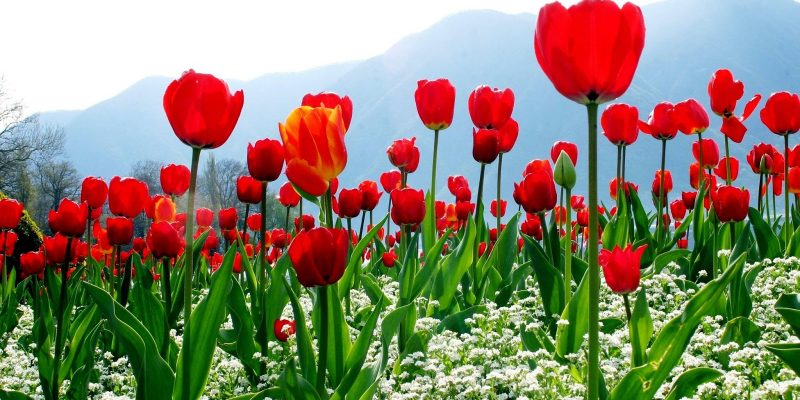
#> input picture image/bunga.jpg, 800 x 400 px
$ python 15_splitting_merging_channel.py
#> lines starting #> are read from the running program, lines starting #| are printed output that depends on the picture
"""
==========================================================================
PERCOBAAN 15: SPLITTING DAN MERGING CHANNEL WARNA
==========================================================================
Program ini mempelajari cara memisahkan dan menggabungkan kembali
channel warna pada gambar. Berguna untuk pemrosesan per-channel.

Fungsi utama:
- cv2.split(img) → Memisahkan gambar menjadi channel-channel individual
- cv2.merge([ch1, ch2, ch3]) → Menggabungkan channel kembali
- img[:,:,i] → Akses channel ke-i menggunakan indexing NumPy
==========================================================================
"""

import cv2
import numpy as np
import os
import matplotlib.pyplot as plt

SCRIPT_DIR = os.path.dirname(os.path.abspath(__file__))
IMAGE_DIR = os.path.join(SCRIPT_DIR, "image")
OUTPUT_DIR = os.path.join(SCRIPT_DIR, "output")
os.makedirs(OUTPUT_DIR, exist_ok=True)

print("=" * 60)
print("PERCOBAAN 15: SPLITTING DAN MERGING CHANNEL WARNA")
print("=" * 60)

# Membaca gambar berwarna
img = cv2.imread(os.path.join(IMAGE_DIR, "bunga.jpg"))
#> img is the input picture: shape (400, 800, 3); mean B, G, R 108.8, 130, 139.5
if img is None:
    img = cv2.imread(os.path.join(IMAGE_DIR, "bunga.jpg"))
if img is None:
    print("[ERROR] Jalankan download_image.py!")
    exit()

img = cv2.resize(img, (300, 300))
#> img: shape (300, 300, 3)
print(f"[INFO] Gambar: {img.shape}")
#| [INFO] Gambar: (300, 300, 3)

# ============================================================
# 1. Split channel BGR menggunakan cv2.split()
# ============================================================
print("\n--- 1. Split Channel BGR ---")

# ★ KODE INTI ★ — cv2.split() memisahkan gambar BGR menjadi 3 array 2D
# Setiap array = 1 channel grayscale (intensitas warna tersebut per piksel)
b, g, r = cv2.split(img)
print(f"  Blue  channel shape: {b.shape}, dtype: {b.dtype}")
#|   Blue  channel shape: (300, 300), dtype: uint8
print(f"  Green channel shape: {g.shape}, dtype: {g.dtype}")
#|   Green channel shape: (300, 300), dtype: uint8
print(f"  Red   channel shape: {r.shape}, dtype: {r.dtype}")
#|   Red   channel shape: (300, 300), dtype: uint8

# ============================================================
# 2. Split menggunakan NumPy indexing (lebih cepat)
# ============================================================
print("\n--- 2. Split dengan NumPy ---")

# Mengakses channel menggunakan index ketiga (axis=2)
b_np = img[:, :, 0]  # Channel ke-0 = Blue
g_np = img[:, :, 1]  # Channel ke-1 = Green
r_np = img[:, :, 2]  # Channel ke-2 = Red

# Memverifikasi hasilnya identik
print(f"  cv2.split == NumPy indexing: {np.array_equal(b, b_np)}")
#|   cv2.split == NumPy indexing: True

# ============================================================
# 3. Visualisasi channel sebagai grayscale
# ============================================================
print("\n--- 3. Visualisasi Channel Grayscale ---")

# Setiap channel adalah gambar grayscale (intensitas 0-255)
# Area terang = nilai tinggi pada channel tersebut
print("  Setiap channel ditampilkan sebagai grayscale")

# ============================================================
# 4. Visualisasi channel dengan warna aslinya
# ============================================================
print("\n--- 4. Visualisasi Channel Berwarna ---")

# Membuat gambar yang hanya menunjukkan satu channel
# Zero array untuk channel yang tidak aktif
# ★ KODE INTI ★ — Gunakan zeros untuk "mematikan" channel yang tidak ingin ditampilkan
# Hasilnya: gambar hanya menampilkan kontribusi SATU warna saja
# Ini membuktikan warna akhir = kombinasi ketiga channel B+G+R
zero = np.zeros_like(b)

# Hanya channel Blue yang aktif
img_only_b = cv2.merge([b, zero, zero])
# Hanya channel Green yang aktif
img_only_g = cv2.merge([zero, g, zero])
# Hanya channel Red yang aktif
img_only_r = cv2.merge([zero, zero, r])

print("  Gambar per-channel dengan warna asli dibuat")

# ============================================================
# 5. Merge kembali channel
# ============================================================
print("\n--- 5. Merge Channel ---")

# cv2.merge menggabungkan channel-channel menjadi satu gambar
img_merged = cv2.merge([b, g, r])
# Verifikasi merge menghasilkan gambar yang sama
print(f"  Merge BGR == asli: {np.array_equal(img, img_merged)}")
#|   Merge BGR == asli: True

# ★ KODE INTI ★ — Tukar urutan channel → warna BERUBAH!
# BGR → menaruh R di posisi B dan B di posisi R = warna merah-biru tertukar
# Merge dengan urutan berbeda (swap channel)
# RGB → mengubah urutan warna
img_rgb = cv2.merge([r, g, b])
# RBG → channel hijau dan biru tertukar
img_rbg = cv2.merge([r, b, g])
print("  Swap channel: RGB dan RBG juga dibuat")

# ============================================================
# 6. Manipulasi per-channel
# ============================================================
print("\n--- 6. Manipulasi Per-Channel ---")

# Meningkatkan channel merah (membuat gambar lebih merah)
r_boost = np.clip(r.astype(np.int16) + 80, 0, 255).astype(np.uint8)
img_merah = cv2.merge([b, g, r_boost])
print("  Red channel +80")

# Mengurangi channel biru (menghilangkan tone biru)
b_reduce = np.clip(b.astype(np.int16) - 80, 0, 255).astype(np.uint8)
img_kurang_biru = cv2.merge([b_reduce, g, r])
print("  Blue channel -80")

# Meningkatkan channel hijau
g_boost = np.clip(g.astype(np.int16) + 60, 0, 255).astype(np.uint8)
img_hijau = cv2.merge([b, g_boost, r])
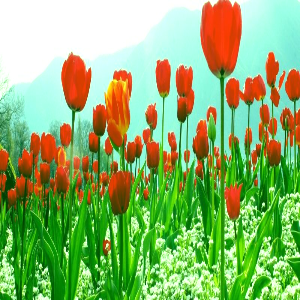
#> img_hijau: shape (300, 300, 3); mean B, G, R 108.8, 179.5, 139.4
print("  Green channel +60")

# ============================================================
# 7. Split channel HSV
# ============================================================
print("\n--- 7. Split Channel HSV ---")

# Konversi ke ruang warna HSV
img_hsv = cv2.cvtColor(img, cv2.COLOR_BGR2HSV)
#> img_hsv: shape (300, 300, 3); mean H, S, V 68.9, 139.7, 172

# Split menjadi Hue, Saturation, Value
h_ch, s_ch, v_ch = cv2.split(img_hsv)
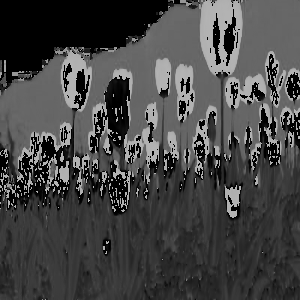
#> h_ch: shape (300, 300); min 0, max 179, mean 68.9
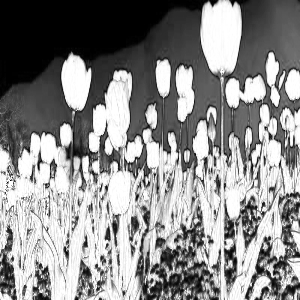
#> s_ch: shape (300, 300); min 0, max 255, mean 139.7
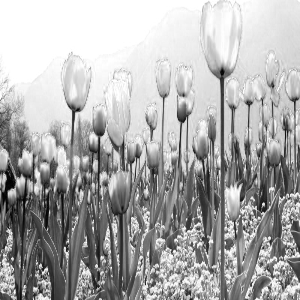
#> v_ch: shape (300, 300); min 0, max 255, mean 172
print(f"  Hue range:        [{h_ch.min()}, {h_ch.max()}]")
#|   Hue range:        [0, 179]
print(f"  Saturation range: [{s_ch.min()}, {s_ch.max()}]")
#|   Saturation range: [0, 255]
print(f"  Value range:      [{v_ch.min()}, {v_ch.max()}]")
#|   Value range:      [0, 255]

# Meningkatkan saturasi
s_boost = np.clip(s_ch.astype(np.int16) + 60, 0, 255).astype(np.uint8)
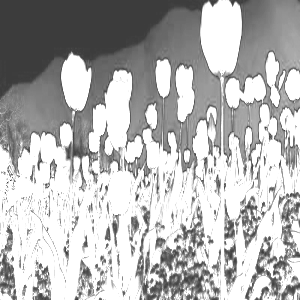
#> s_boost: shape (300, 300); min 60, max 255, mean 181.7
img_saturasi = cv2.cvtColor(cv2.merge([h_ch, s_boost, v_ch]), cv2.COLOR_HSV2BGR)
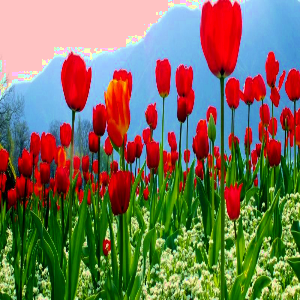
#> img_saturasi: shape (300, 300, 3); mean B, G, R 91.5, 115.7, 121.7
print("  Saturasi +60 diterapkan")

# ============================================================
# 8. Visualisasi
# ============================================================

fig, axes = plt.subplots(3, 4, figsize=(20, 15))

# Baris 1: Original + channel grayscale
axes[0, 0].imshow(cv2.cvtColor(img, cv2.COLOR_BGR2RGB))
axes[0, 0].set_title("Original")
axes[0, 1].imshow(b, cmap="gray")
axes[0, 1].set_title("Blue Channel")
axes[0, 2].imshow(g, cmap="gray")
axes[0, 2].set_title("Green Channel")
axes[0, 3].imshow(r, cmap="gray")
axes[0, 3].set_title("Red Channel")

# Baris 2: Channel berwarna + swap
axes[1, 0].imshow(cv2.cvtColor(img_only_b, cv2.COLOR_BGR2RGB))
axes[1, 0].set_title("Hanya Blue")
axes[1, 1].imshow(cv2.cvtColor(img_only_g, cv2.COLOR_BGR2RGB))
axes[1, 1].set_title("Hanya Green")
axes[1, 2].imshow(cv2.cvtColor(img_only_r, cv2.COLOR_BGR2RGB))
axes[1, 2].set_title("Hanya Red")
axes[1, 3].imshow(cv2.cvtColor(img_rgb, cv2.COLOR_BGR2RGB))
axes[1, 3].set_title("Swap BGR→RGB")

# Baris 3: Manipulasi channel
axes[2, 0].imshow(cv2.cvtColor(img_merah, cv2.COLOR_BGR2RGB))
axes[2, 0].set_title("Red +80")
axes[2, 1].imshow(cv2.cvtColor(img_kurang_biru, cv2.COLOR_BGR2RGB))
axes[2, 1].set_title("Blue -80")
axes[2, 2].imshow(cv2.cvtColor(img_hijau, cv2.COLOR_BGR2RGB))
axes[2, 2].set_title("Green +60")
axes[2, 3].imshow(cv2.cvtColor(img_saturasi, cv2.COLOR_BGR2RGB))
axes[2, 3].set_title("Saturasi +60")

for ax in axes.flat:
    ax.axis("off")

plt.suptitle("Percobaan 15: Splitting & Merging Channel", fontsize=16, fontweight="bold")
plt.tight_layout()

output_path = os.path.join(OUTPUT_DIR, "15_split_merge_channel_hasil.png")
plt.savefig(output_path, dpi=150, bbox_inches="tight")
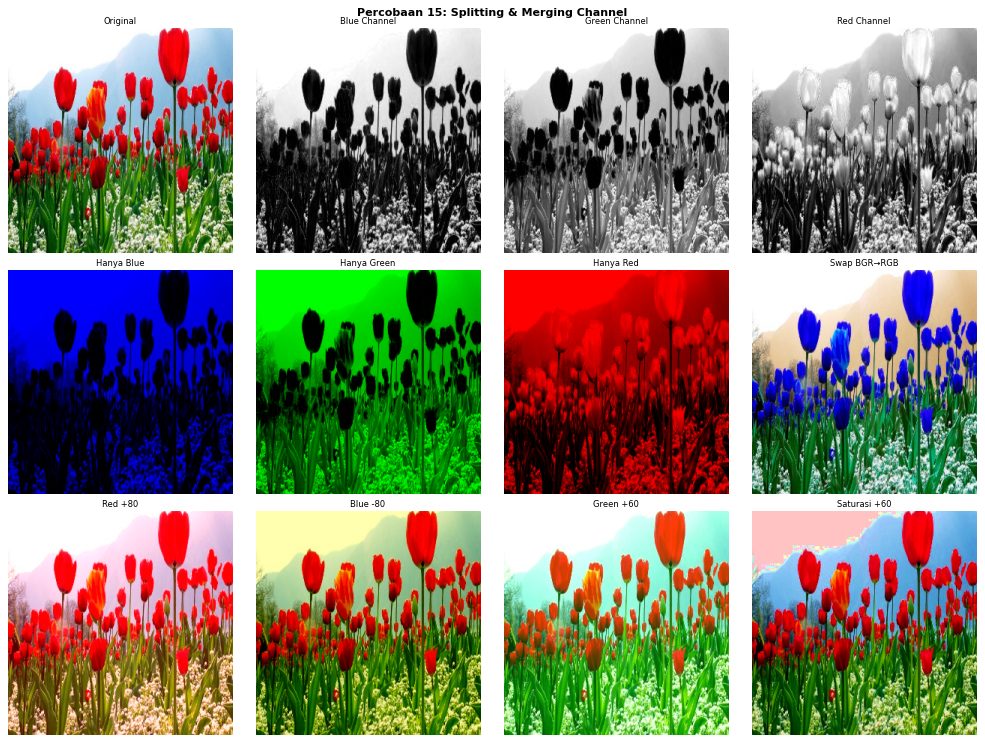
#> figure drawn by matplotlib, 12 panels; B, G, R data is drawn as R, G, B
print(f"\n[OUTPUT] Hasil disimpan di: {output_path}")
plt.show()

print("\n" + "=" * 60)
print("RINGKASAN PERCOBAAN 15")
print("=" * 60)
print("  cv2.split()  → Pisahkan channel")
print("  cv2.merge()  → Gabungkan channel")
print("  img[:,:,i]   → Akses channel via NumPy")
print("  Manipulasi per-channel untuk efek warna")
print("  HSV split untuk kontrol Hue/Saturation/Value")
print("=" * 60)

$ run again, with image/ballroom.jpg copied over image/bunga.jpg
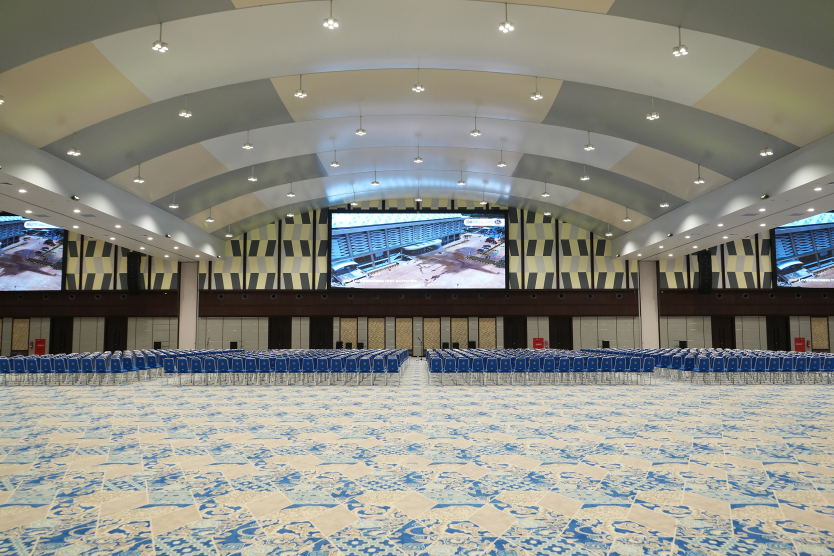
#> input picture image/ballroom.jpg, 2500 x 1667 px (shown at 1/3 size)
#> img is the input picture: shape (1667, 2500, 3); mean B, G, R 131.6, 139.7, 139.2
#> img: shape (300, 300, 3)
#| [INFO] Gambar: (300, 300, 3)
#|   Blue  channel shape: (300, 300), dtype: uint8
#|   Green channel shape: (300, 300), dtype: uint8
#|   Red   channel shape: (300, 300), dtype: uint8
#|   cv2.split == NumPy indexing: True
#|   Merge BGR == asli: True
#> img_hsv: shape (300, 300, 3); mean H, S, V 43.5, 48.1, 147.9
#|   Hue range:        [0, 179]
#|   Saturation range: [0, 255]
#|   Value range:      [2, 255]
#> `s_boost = np.clip(s_ch.astype(np.int16) + 60, 0, 255).astype(np.uint8)`:
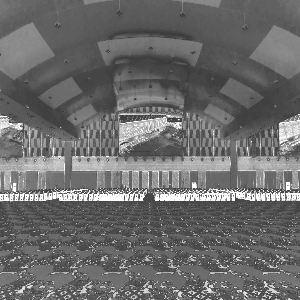
#> s_boost: shape (300, 300); min 60, max 255, mean 107.7
#> `img_saturasi = cv2.cvtColor(cv2.merge([h_ch, s_boost, v_ch]), cv2.COLO..`:
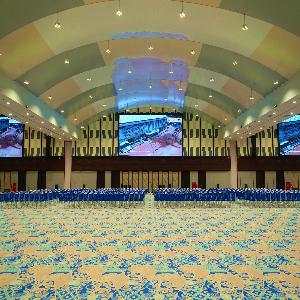
#> img_saturasi: shape (300, 300, 3); mean B, G, R 104, 130.4, 129.5
